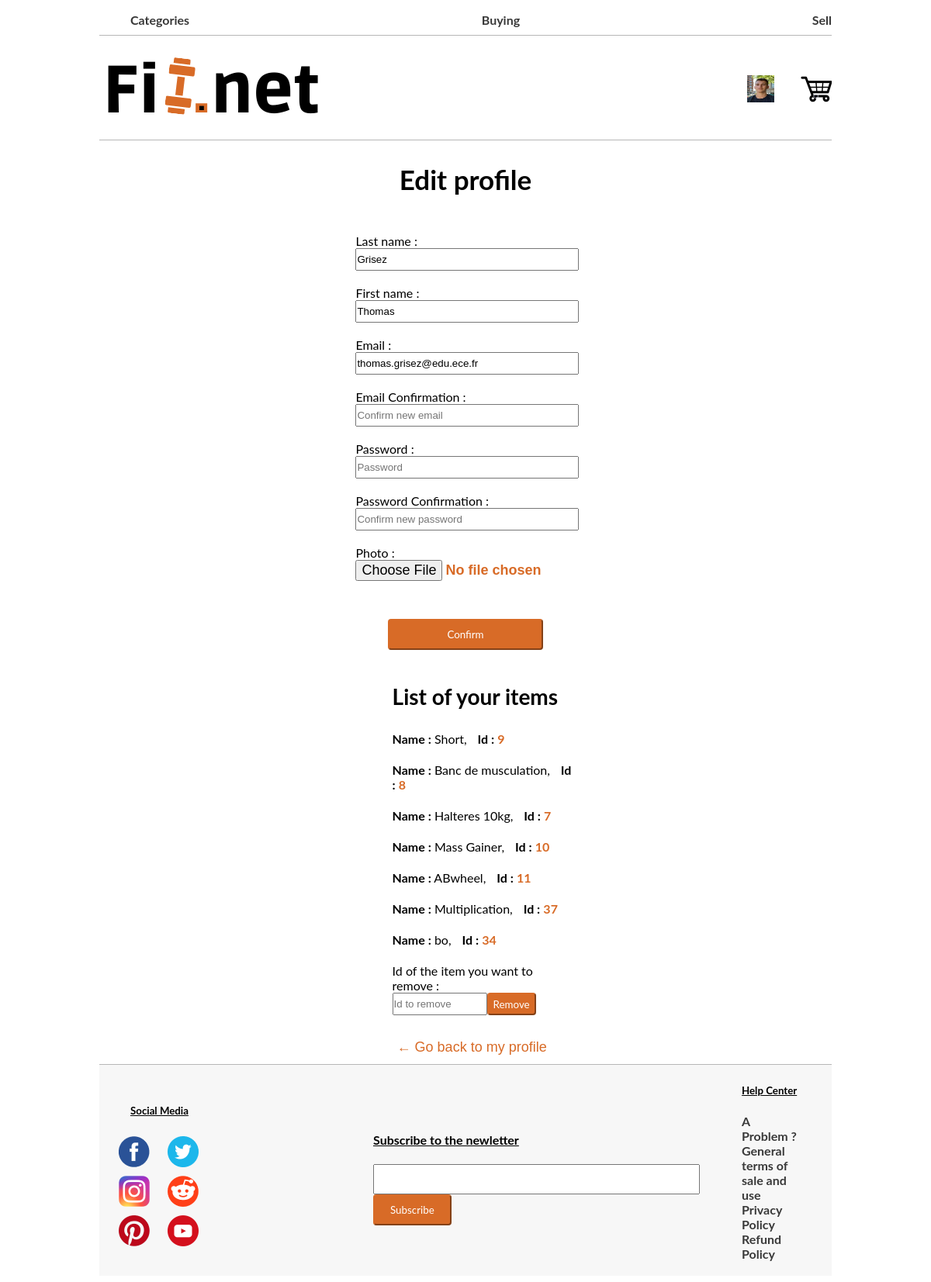
The page /PHP/editSeller.php (signed in) on the database as committed earlier.
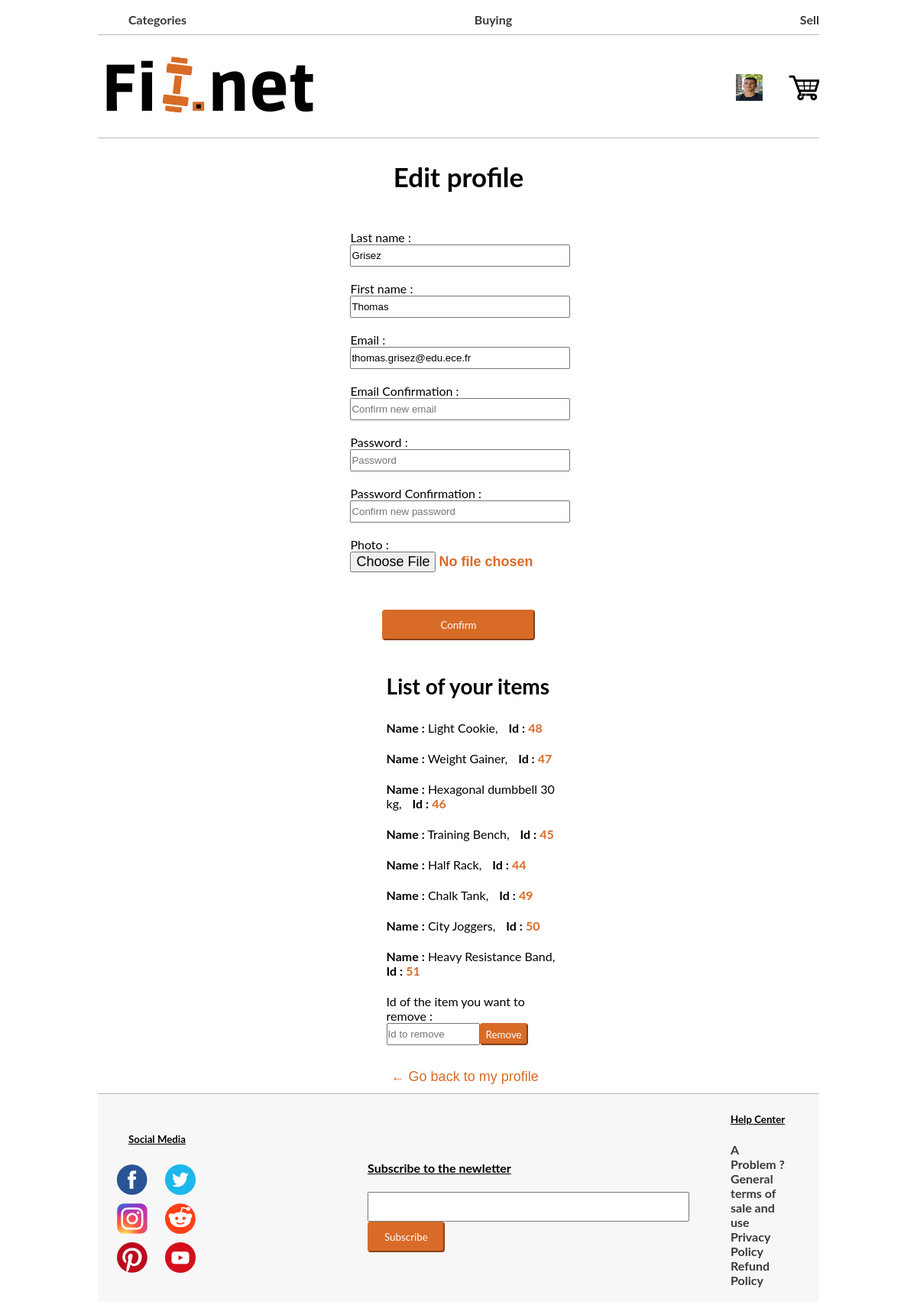
The same page on the database as committed later.
### tables this page shows
CREATE TABLE IF NOT EXISTS `items` (
  `id` int(11) NOT NULL AUTO_INCREMENT,
  `name` text NOT NULL,
  `description` text NOT NULL,
  `price` int(11) NOT NULL,
  `category` text NOT NULL,
  `photo1` text NOT NULL,
  `photo2` text NOT NULL,
  `photo3` text NOT NULL,
  `video` text NOT NULL,
  `quantity` int(11) NOT NULL,
  `type_of_selling` text NOT NULL,
  `id_seller` int(11) NOT NULL,
  PRIMARY KEY (`id`)
);

### PHP/editSeller.php (the view, shortened to what this page needs)
 <!DOCTYPE html>
<html>
<head>
</head>
<body>
    <?php include 'header.php'?>
    <?php
    $mysqli = new mysqli('127.0.0.1','root', '', 'fitnet', NULL) or die("Connect failed");
    $idseller = $_SESSION['id']."-%";
    $allProducts = array();
    $resultProducts = $mysqli->query("SELECT `id`,`name`,`photo1`,`photo2`,`photo3` FROM `items` WHERE `photo1` LIKE '$idseller'");
    if($resultProducts->num_rows > 0){
        while($row = $resultProducts->fetch_assoc()) {
            $product=array($row["id"],$row["name"],$row["photo1"],$row["photo2"],$row["photo3"]);
            $allProducts[]=$product;
        }
    }
    ?>
    <div class="profile"  align="center">
        <h2 style="font-size : 35px;">Edit profile</h2>
        <form action="" method="post" enctype="multipart/form-data">
            <div class="profile_information_change">
                <div class="form_part_of_profile_information" id="last_name_profile_information_bloc" align="left">
                    <label for="newlname">Last name :</label>
                    <input class="text_label_for_modify_profile" type="text" name="newlname" id="newlname" placeholder="Last name" value=<?=$_SESSION['lname']?>>
                </div>
                <br>
                <div class="form_part_of_profile_information" id="first_name_profile_information_bloc" align="left">
                    <label for="newfname">First name :</label>
                    <input class="text_label_for_modify_profile" type="text" name="newfname" id="newfname" placeholder="First name" value=<?=$_SESSION['fname']?>>
                </div>
                <br>
                <div class="form_part_of_profile_information" id="email_profile_information_bloc" align="left">
                    <label for="newmail">Email :</label>
                    <input class="text_label_for_modify_profile" type="email" name="newmail" id="newmail" placeholder="Email" value=<?=$_SESSION['email']?>>
                </div>
                <br>
                <div class="form_part_of_profile_information" id="confirm_email_profile_information_bloc" align="left">
                    <label for="newmail2">Email Confirmation :</label>
                    <input class="text_label_for_modify_profile" type="email" name="newmail2" id="newmail2" placeholder="Confirm new email">
                </div>
                <br>
                <div class="form_part_of_profile_information" id="password_profile_information_bloc" align="left">
                    <label for="newpw">Password :</label>
                    <input class="text_label_for_modify_profile" type="password" name="newpw" id="newpw" placeholder="Password">
                </div>
                <br>
                <div class="form_part_of_profile_information" id="confirm_pssword_profile_information_bloc" align="left">
                    <label for="newpw2">Password Confirmation :</label>
                    <input class="text_label_for_modify_profile" type="password" name="newpw2" id="newpw2" placeholder="Confirm new password">
                </div>
                <br>
                <div class="form_part_of_profile_information" id="picture_profile_information_bloc" align="left">
                    <label for="photo">Photo :</label>
                    <input id="select_a_picture_file" type='file' name="photo" id="photo">
                </div>
            </div>
            <br>
            <input class="button_validate_edit_profile" type="submit" value="Confirm">
        </form>
    </div>
    <div align="left" style="width: 25%; padding-left: 40%" >
        <?php
            if($resultProducts->num_rows > 0){
                echo "<h3 style='font-size : 28px; padding-top : 15px; '>List of your items</h3>";
                for ($row = 0; $row < $resultProducts->num_rows ; $row++) {
                    echo "<p style='padding-bottom : 5px; '><span style='padding-right : 10px;'><b>Name :</b> ".$allProducts[$row][1].",</span><span><b> Id :</b> <span style='color :#D86B27; font-weight : bolder;'>".$allProducts[$row][0]."</span></p>";
                  }
            }else{
                echo "<p style='font-size : 20px; font-weight : bold; padding-top : 15px; '>You have no items for sale </p><br>";
            }
        ?>
        <form action="" method="post">
            <label for="todelete">Id of the item you want to remove :</label>
            <div class="delete_an_item_menu">
                <input  class="text_label_for_delet_item_profile"  type="text" name="todelete" id="todelete" placeholder="Id to remove">
                <input  class="button_validate_delete_item_profile" type="submit" name="itemtodelete"value="Remove">
            </div>
        </form>
        <div style="padding-top: 30px; padding-bottom: 10px; " >
            <a href="sellerProfile.php"><button class="button_go_back_to_my_profile">← Go back to my profile</button></a>
        </div>
    </div>
    <?php include 'footer.php'?>
</body>
</html>

Rows that differ between the two databases and show on the page:
removed items: name "Short", id "9"
removed items: name "Banc de musculation", id "8"
removed items: name "Halteres 10kg", id "7"
removed items: name "Mass Gainer", id "10"
removed items: name "ABwheel", id "11"
removed items: name "Multiplication", id "37"
removed items: name "bo", id "34"
added items: name "Light Cookie", id "48"
added items: name "Weight Gainer", id "47"
added items: name "Hexagonal dumbbell 30 kg", id "46"
added items: name "Training Bench", id "45"
added items: name "Half Rack", id "44"
added items: name "Chalk Tank", id "49"
added items: name "City Joggers", id "50"
added items: name "Heavy Resistance Band", id "51"
